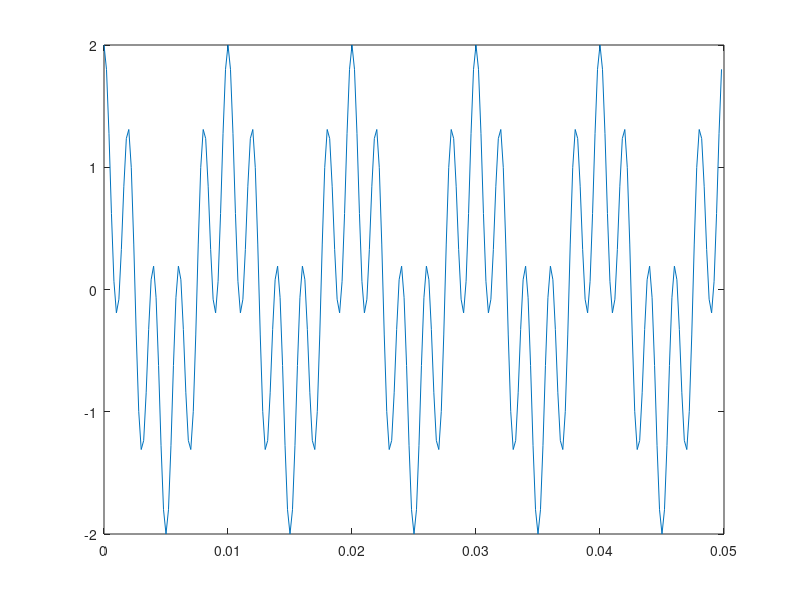
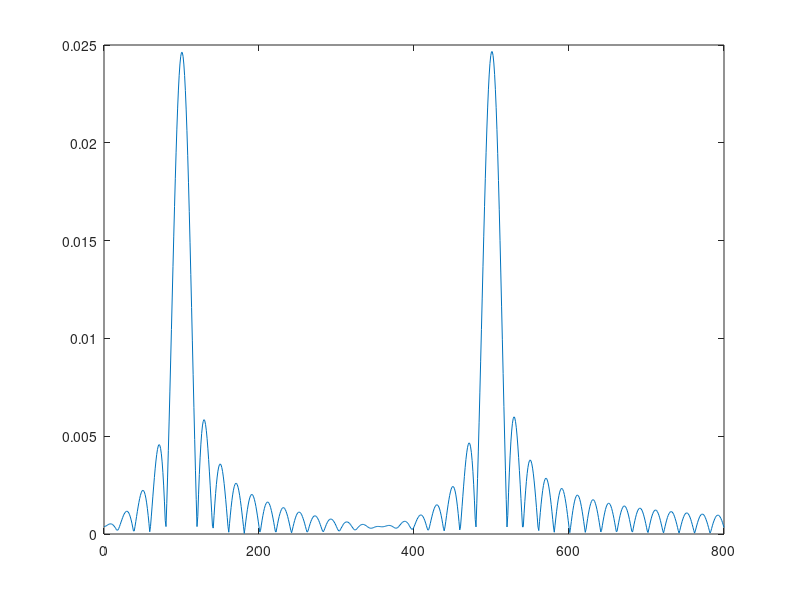

Write the MATLAB code that produced these figures, in order.
%{
Author: Haruka Kido
EE 314L
Lab 3. Evaluating Fourier Transforms in MatLAB
Activity 1: Figure 4. DF Spectrum: Integration with trapz command for
cosine
September 28, 2021
%}

clear
N = 250; % sets the sequence len to 250
ts = .0002; % the sampling rate
t = [0:N-1]*ts; % the time range
x = cos(2*pi*100*t) + cos(2*pi*500*t);
plot(t,x)
k = 0;
for f = 0:1:800
    k = k+1;
    X(k) = trapz(t, x.*exp(-j*2*pi*f*t));
end
figure
f = 0:800;
plot(f, abs(X))